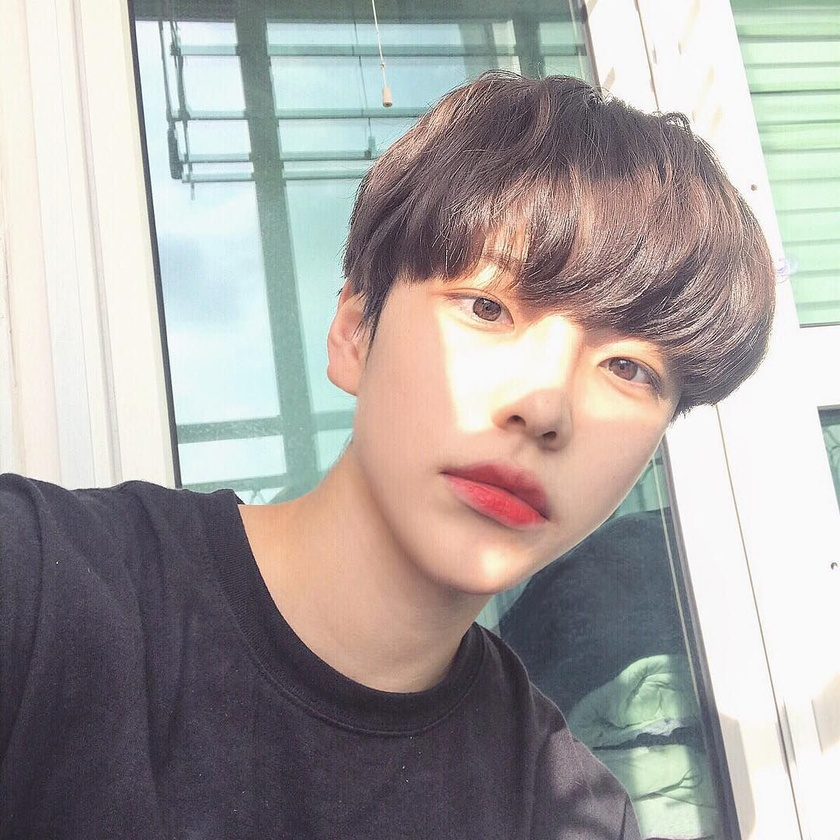
#> input picture dataset/boy1.jpg, 840 x 840 px, shrunk from 1080 x 1080 before the run, found by its file name
$ jupyter execute --allow-errors contrastshb.ipynb   (shell and % lines are left out)
#> lines starting #> are read from the running program, lines starting #| are printed output that depends on the picture
[cell 1]
import boto3
import csv
import re
import os
region='us-east-1'
with open("shar_accessKeys.csv","r") as input:
#> (reads shar_accessKeys.csv from the repository)
    next(input)
    reader=csv.reader(input)
    for line in reader:
        accesskey=line[0]
        secretkey=line[1]
photo='dataset/korf1.jpg'
#> (the rest of this cell did not finish here and is left out)

[cell 2]
from PIL import Image, ImageEnhance
basepath = 'C:/Users/sshar/testingbias/dataset/'
import csv
listofcsb=[]
listfcsb=[]
listmcsb=[]
y=-1
j=-1
cor=-1
genlist=[]
with open("verify.csv","r") as input:
#> (reads verify.csv from the repository)
    next(input)
    reader=csv.reader(input)
    for line in reader:
        gen=line[0]
        genlist.append(gen)
#> further down, im is the input picture: PIL image 840x840 RGB; mean R, G, B 168.4, 163.5, 161
#> `im_output = enhancer.enhance(x)`:
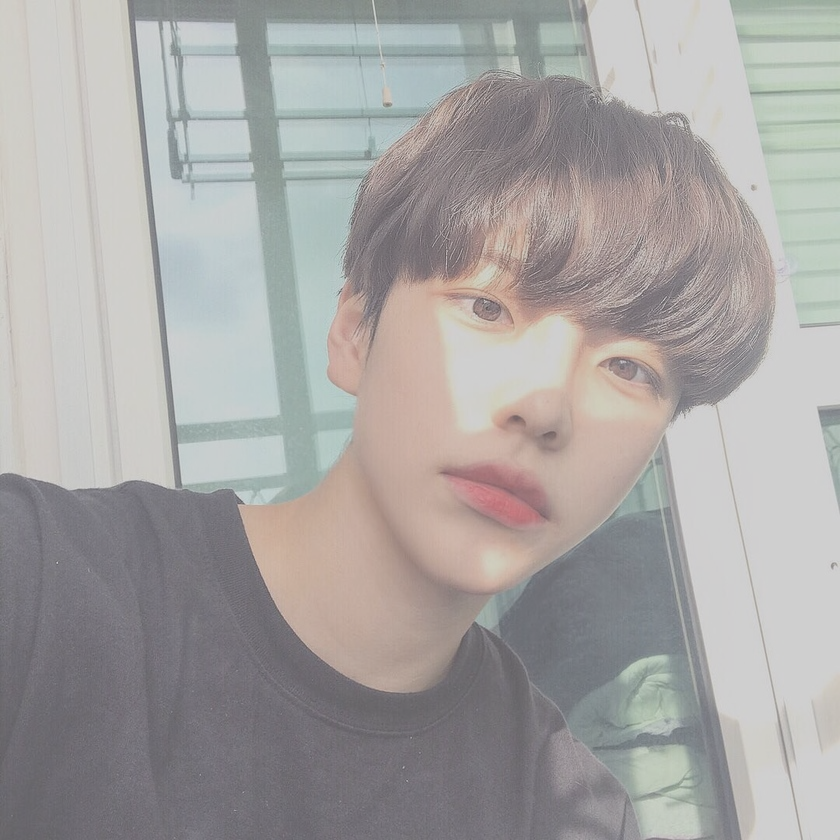
#> im_output: PIL image 840x840 RGB; mean R, G, B 166.4, 164, 162.8
#> `im_output = enhancer.enhance(y)`:
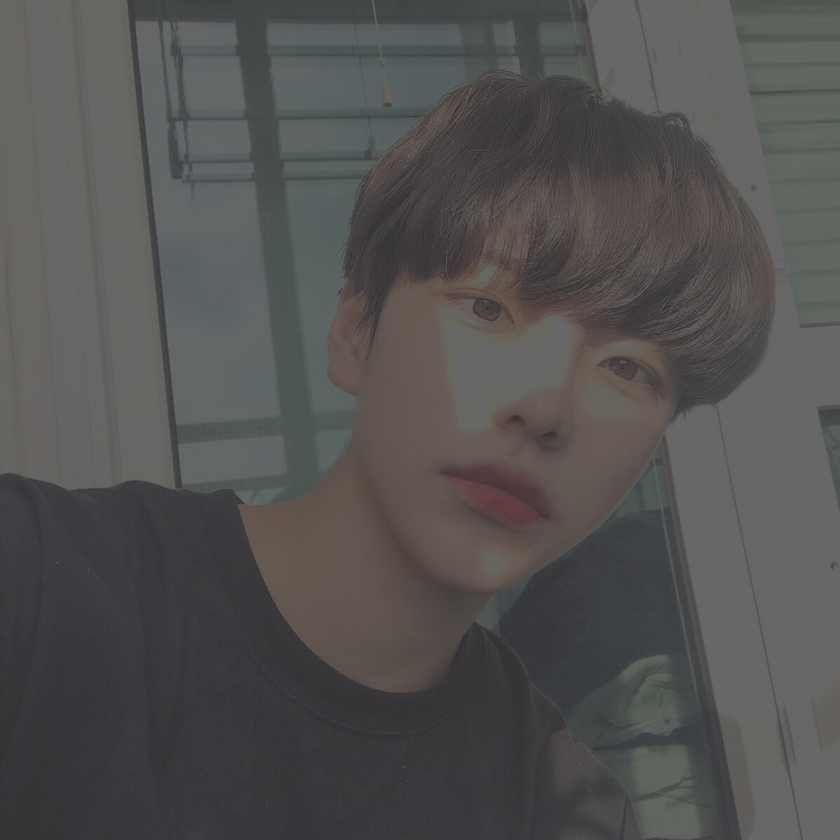
#> im_output: PIL image 840x840 RGB; mean R, G, B 82.9, 81.6, 81
print(genlist[0])
#> (the rest of this cell did not finish here and is left out)
